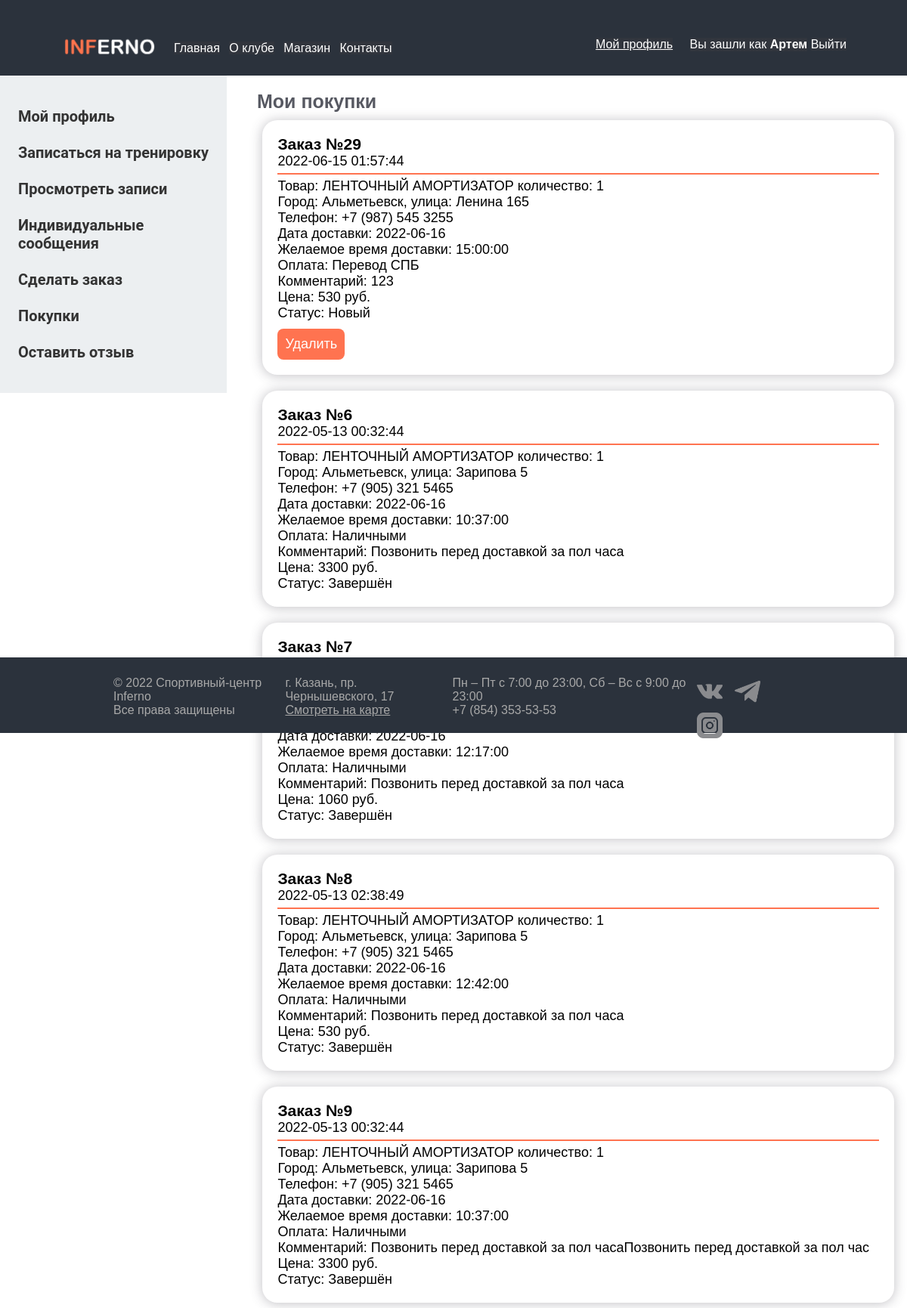
Page /user-history.php (signed in) on the committed database.
### tables this page shows
CREATE TABLE `orders2` (
  `id` int(11) NOT NULL,
  `name` varchar(255) NOT NULL,
  `email` varchar(255) NOT NULL,
  `phone` varchar(255) NOT NULL,
  `comment` varchar(255) NOT NULL,
  `price` varchar(255) NOT NULL,
  `payment` varchar(255) NOT NULL,
  `city` varchar(255) NOT NULL,
  `street` varchar(255) NOT NULL,
  `status` varchar(255) NOT NULL,
  `date` date NOT NULL,
  `time` datetime NOT NULL,
  `time2` time NOT NULL
);

CREATE TABLE `menu` (
  `id` int(11) NOT NULL,
  `name` varchar(255) NOT NULL,
  `description` varchar(255) NOT NULL,
  `category` varchar(255) NOT NULL,
  `price` int(255) NOT NULL,
  `img` varchar(255) NOT NULL
);

CREATE TABLE `orders` (
  `id` int(11) NOT NULL,
  `email` varchar(255) NOT NULL,
  `menu_id` varchar(255) NOT NULL,
  `quantity` int(255) NOT NULL,
  `status` varchar(255) NOT NULL
);

### user-history.php (the view, shortened to what this page needs)
<?php session_start();
$host = 'localhost';
$user = 'root';
$password = '';
$db_name = 'inferno';
$link = mysqli_connect($host, $user, $password, $db_name);
mysqli_query($link, "SET NAMES 'utf8'");
?>
<?php require_once('header.php'); ?>
<?php require_once('header-user.php'); ?>
<div class="cent" id="admin">
<div class="osntx4">
	<h1 class="zagl">Мои покупки</h1>
		<div class="row">
			<?php
			$email = $_SESSION['email'];
			$result=mysqli_query($link, "SELECT * FROM Orders2 WHERE Status='Новый' AND email='$email'") or die(mysqli_error($link));
				while($row = mysqli_fetch_array($result)){
				$id=$row['id'];
                $phone=$row['phone'];
				$comment=$row['comment'];
				$price=$row['price'];
				$payment=$row['payment'];
				$city=$row['city'];
				$date=$row['date'];
				$street= $row['street'];
				$status =$row['status'];
                $time=$row['time'];
				$time2=$row['time2'];
				echo "<div class='$status'>
				<div class='userindivid'>
				<div class='zayavka'>
				<h3>Заказ №$id</h3> <span class='time'>$time</span>
				<hr style='border: 1px solid #ff7350; margin-top: 5px; margin-bottom: 5px;'>
				<p>";
				$result2=mysqli_query($link, "SELECT * FROM Orders WHERE email='$email'") or die(mysqli_error($link));
				while($row = mysqli_fetch_array($result2)){
					$menu_id=$row['menu_id'];
					$quantity=$row['quantity'];
					$result3=mysqli_query($link, "SELECT * FROM Menu WHERE id='$menu_id'") or die(mysqli_error($link));
					while($row = mysqli_fetch_array($result3)){
						$name2=$row['name'];
						echo "Товар: $name2 количество: $quantity";
					}
				}
				echo "
				<p> Город: $city, улица: $street</p>
				<p> Телефон: $phone</p>
				<p> Дата доставки: $date</p>
				<p> Желаемое время доставки: $time2</p>
				<p> Оплата: $payment</p>
				<p> Комментарий: $comment</p>
				<p> Цена: $price руб.</p>
				<p> Статус: $status</p>
				<a class='bt10' href='?del=$id'>Удалить</a>
				</div></div></div><br>";
				}
			?>
		</div>
		<div class="row">
			<?php
			$email = $_SESSION['email'];
			$result=mysqli_query($link, "SELECT * FROM Orders2 WHERE Status='Завершён' AND email='$email'") or die(mysqli_error($link));
				while($row = mysqli_fetch_array($result)){
				$id=$row['id'];
                $phone=$row['phone'];
				$comment=$row['comment'];
				$price=$row['price'];
				$payment=$row['payment'];
				$city=$row['city'];
				$date=$row['date'];
				$street= $row['street'];
				$status =$row['status'];
                $time=$row['time'];
				$time2=$row['time2'];
				echo "<div class='$status'>
				<div class='userindivid'>
				<div class='zayavka'>
				<h3>Заказ №$id</h3> <span class='time'>$time</span>
				<hr style='border: 1px solid #ff7350; margin-top: 5px; margin-bottom: 5px;'>
				<p>";
				$result2=mysqli_query($link, "SELECT * FROM Orders WHERE email='$email'") or die(mysqli_error($link));
				while($row = mysqli_fetch_array($result2)){
					$menu_id=$row['menu_id'];
					$quantity=$row['quantity'];
					$result3=mysqli_query($link, "SELECT * FROM Menu WHERE id='$menu_id'") or die(mysqli_error($link));
					while($row = mysqli_fetch_array($result3)){
						$name2=$row['name'];
						echo "Товар: $name2 количество: $quantity ";
					}
				}
				echo "
				<p> Город: $city, улица: $street</p>
				<p> Телефон: $phone</p>
				<p> Дата доставки: $date</p>
				<p> Желаемое время доставки: $time2</p>
				<p> Оплата: $payment</p>
				<p> Комментарий: $comment</p>
				<p> Цена: $price руб.</p>
				<p> Статус: $status</p>
				</div></div></div><br>";
				}
			?>
		</div>
</div>
	</div>
<?php require_once('footer.php') ?>

### css/style.css (style rules this page uses)
* { font-family: "Montserrat", sans-serif; margin: 0; padding: 0; box-sizing: border-box; }
html, body { height: 100%; }
.osntx4 { height: 750px; }
.bt10 { text-decoration: none; color: white; list-style: none; display: inline-block; background: #ff7350; position: relative; padding: 10px; border-radius: 8px; margin-top: 10px; }
.cent { margin-left: 330px; font-size: 18px; }
.zagl { color: #575962;; font-size: 25px; margin: 10px; }
.userindivid { box-shadow: 0px 1px 15px 1px rgb(69 65 78 / 30%); margin-left: 2%; margin-right: 2%; border-radius: 20px; padding: 20px; }

### rows in the picture
orders2: id "29", time "2022-06-15 01:57:44", city "Альметьевск", street "Ленина 165", phone "+7 (987) 545 3255", date "2022-06-16", time2 "15:00:00", payment "Перевод СПБ", comment "123", price "530", status "Новый"
orders: quantity "1"
menu: name "ЛЕНТОЧНЫЙ АМОРТИЗАТОР"
orders2: id "6", time "2022-05-13 00:32:44", city "Альметьевск", street "Зарипова 5", phone "+7 (905) 321 5465", date "2022-06-16", time2 "10:37:00", payment "Наличными", comment "Позвонить перед доставкой за пол часа", price "3300", status "Завершён"
orders2: id "7", date "2022-06-16", time2 "12:17:00", payment "Наличными", comment "Позвонить перед доставкой за пол часа", price "1060", status "Завершён"
orders2: id "8", time "2022-05-13 02:38:49", city "Альметьевск", street "Зарипова 5", phone "+7 (905) 321 5465", date "2022-06-16", time2 "12:42:00", payment "Наличными", comment "Позвонить перед доставкой за пол часа", price "530", status "Завершён"
orders2: id "9", time "2022-05-13 00:32:44", city "Альметьевск", street "Зарипова 5", phone "+7 (905) 321 5465", date "2022-06-16", time2 "10:37:00", payment "Наличными", comment "Позвонить перед доставкой за пол часаПозвонить перед доставкой за пол час", price "3300", status "Завершён"

### other values in the picture
$_SESSION['name'] "Артем"
